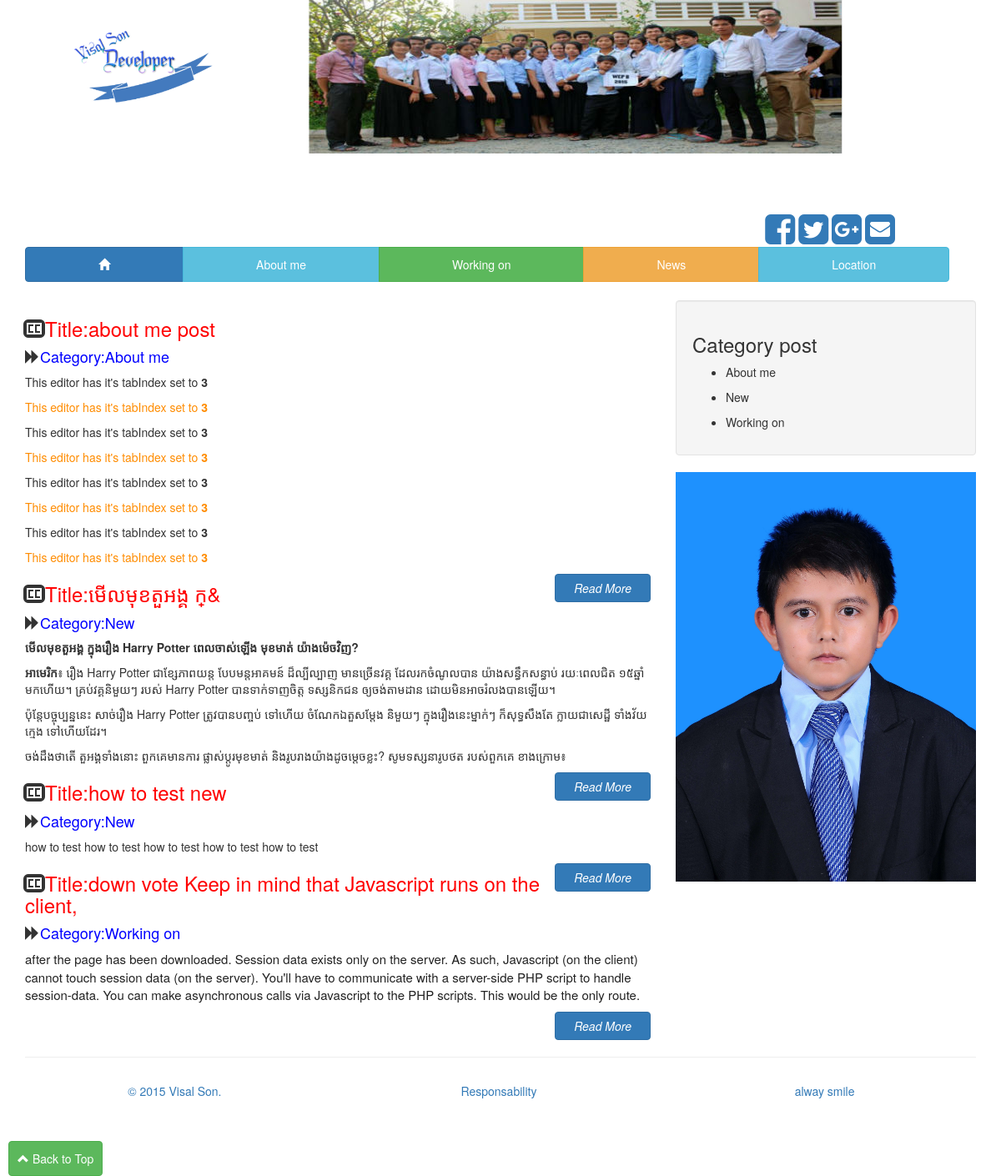
The page / on the database its author committed.
### tables this page shows
CREATE TABLE IF NOT EXISTS `tb_information` (
  `id` int(11) NOT NULL AUTO_INCREMENT,
  `title` varchar(100) NOT NULL,
  `text_user` varchar(10000) NOT NULL,
  `category` varchar(100) NOT NULL,
  PRIMARY KEY (`id`)
);

### index.php (the view, shortened to what this page needs)
<!DOCTYPE html>
<html>
<head>
	<link rel="stylesheet" href="http://maxcdn.bootstrapcdn.com/bootstrap/3.3.4/css/bootstrap.min.css">
  <link href="//maxcdn.bootstrapcdn.com/font-awesome/4.2.0/css/font-awesome.min.css" rel="stylesheet">
</head>
<body>
<div class="col-md-12">
    <div style=" display:inline;">
              <img src="img/logo2.png" alt="your logo" id="logo"/>
                <img src="img/banner.jpg" alt="PHOTOYOU " id="banner"/>
    	 <div class="text-center center-block" style="float:right;margin-right:112px;margin-top:70px;">
                    <a href="https://www.facebook.com/bootsnipp"><i id="social" class="fa fa-facebook-square fa-3x social-fb"></i></a>
                  <a href="https://twitter.com/bootsnipp"><i id="social" class="fa fa-twitter-square fa-3x social-tw"></i></a>
                  <a href="https://plus.google.com/+Bootsnipp-page"><i id="social" class="fa fa-google-plus-square fa-3x social-gp"></i></a>
                  <a href="mailto:bootsnipp@gmail.com"><i id="social" class="fa fa-envelope-square fa-3x social-em"></i></a>
    </div>
    </div><br/><br/><br/>
    	<div class="container" id="row_menu">
        <div class="row" id="row">
          <div class="col-md-12">
            <div class="btn-group btn-breadcrumb" id="menurow">
                <a href="index.php" class="btn btn-primary"><i class="glyphicon glyphicon-home"></i></a>
                <a href="#" class="btn btn-info" id="aboutme" >About me</a>
                <a href="#" class="btn btn-success" id="workingon">Working on</a>
                <a href="#" class="btn btn-warning" id="news">News</a>
                <a href="#" class="btn btn-info" id="news">Location</a>
            </div>
            </div>
    	</div><br/>
      	<div   id="data_aboutme" class="col-md-8">
         </div>
         <div   id="data_workingon" class="col-md-8">
         </div>
     <?php
      $servername = "localhost";
      $username = "root";
      $password = "123";
      $database="app_login";
    $conn = mysqli_connect($servername, $username, $password,$database);
    if ($conn->connect_error) {
        die("Connection failed: " . $conn->connect_error);
    }else{
        $querys="select * from tb_information order by category asc ";
          $result = mysqli_query($conn, $querys);
            if ($result) {?>
            <div class="row" >
            <div class="col-md-8" id="home">
             <div >
             <?php foreach ($result as $key ) { ?>
                          <h3><i class="glyphicon glyphicon-subtitles"></i><span style="color:red;">Title:<?php echo $key['title'];?></h3></span>
                          <h4><span class="glyphicon glyphicon-forward"></span><span style="color:blue;">Category:<?php echo $key['category']?></h4></span>
                           <?php $text_user=$key['text_user'];
                                    echo $text_user;
                           ;?>
                           <div>
                           <i class="btn btn-primary" style="float:right;">
                              <a href="#" style="color:#fff; text-decoration:none;">Read More</a>
                           </i>
                           </div>
                      <?php } ?>
                       </div>
                     </div>
       <?php }else {
              echo"can not insert data";
            }
      }
      ?>
      <div class="col-md-4">
      <div class="well">
                  <?php
                    $servername = "localhost";
                    $username = "root";
                    $password = "123";
                    $database="app_login";
                  $conn = mysqli_connect($servername, $username, $password,$database);
                  if ($conn->connect_error) {
                      die("Connection failed: " . $conn->connect_error);
                  }else{
                      $sql="SELECT DISTINCT category FROM tb_information";
                      $result = mysqli_query($conn, $sql);
                      if($result){
                        echo "<h3>Category post</h3>";
                        foreach ($result as $key ) {?>
                              <ul>
                                <li><?php echo $key['category']?></li>
                              </ul>
                            <?php
                        }
                      }else{
                        echo "can not select category";
                      }
                  }
                  ?>
              </div>
                  <img src="img/myphotos.jpg" alt="myphoto" class="myphoto"/>
              </div>
              </div >
              <span id="top-link-block" class="hidden">
                <a href="#top" class="btn btn-success" onclick="$('html,body').animate({scrollTop:0},'slow');return false;" >
                    <i class="glyphicon glyphicon-chevron-up"></i> Back to Top
                </a>
            </span>
      <hr>
        <div class="row">
            <div class="col-lg-12">
                <ul class="nav nav-pills nav-justified">
                    <li><a href="#">© 2015 Visal Son.</a></li>
                    <li><a href="#">Responsability</a></li>
                    <li><a href="#">alway smile</a></li>
                </ul>
            </div>
        </div>
    </div>
    </div>
</body>
</html>

### index.php (style rules this page uses)
#row_menu a { padding: 10px; }
#row div a { padding-left: 87px; padding-right: 87px; }
#top-link-block.affix-top { position: absolute; bottom: -82px; left: 10px; }
#banner { max-width:100%; height:auto; }
#logo { max-width:100%; height:auto; width:350px; }
.myphoto { max-width:100%; height:auto; width:360px; }

### rows shown on the page
tb_information: title "about me post", category "About me", text_user "This editor has it's tabIndex set to 3 This editor has it's tabIndex set to 3 This editor has it's tabIndex set to 3 This editor has it's tabIndex set to 3 This editor has it's tabIndex set to 3 This editor has it's tabIndex set to 3 This editor has it's tabIndex set to 3 This editor has it's tabIndex set to 3"
tb_information: title "មើលមុខតួអង្គ ក្&", category "New", text_user "មើលមុខតួអង្គ ក្នុងរឿង Harry Potter ពេលចាស់ឡើង មុខមាត់ យ៉ាងម៉េចវិញ? អាមេរិក ៖ រឿង Harry Potter ជាខ្សែភាពយន្ត បែបមន្តអាគមន៍ ដ៏ល្បីល្បាញ មានច្រើនវគ្គ ដែលរកចំណូលបាន យ៉ាងសន្ធឹកសន្ធាប់ រយៈពេលជិត ១៥ឆ្នាំ មកហើយ។ គ្រប់វគ្គនិមួយៗ របស់ Harry Potter បានទាក់ទាញចិត្ត ទស្សនិកជន ឲ្យចង់តាមដាន ដោយមិនអាចរំលងបានឡើយ។ ប៉ុន្តែបច្ចុប្បន្ននេះ សាច់រឿង Harry Potter ត្រូវបានបញ្ចប់ ទៅហើយ ចំណែកឯតួសម្តែង និមួយៗ ក្នុងរឿងនេះម្នាក់ៗ ក៏សុទ្ធសឹងតែ ក្លាយជាសេដ្ឋី ទាំងវ័យក្មេង ទៅហើយដែរ។ ចង់ដឹងថាតើ តួអង្គទាំងនោះ ពួកគេមានការ ផ្លាស់ប្តូរមុខមាត់ និងរូបរាងយ៉ាងដូចម្តេចខ្លះ? សូមទស្សនារូបថត របស់ពួកគេ ខាងក្រោម៖"
tb_information: title "how to test new", category "New", text_user "how to test how to test how to test how to test how to test"
tb_information: title "down vote Keep in mind that Javascript runs on the client,", category "Working on", text_user "after the page has been downloaded. Session data exists only on the server. As such, Javascript (on the client) cannot touch session data (on the server). You'll have to communicate with a server-side PHP script to handle session-data. You can make asynchronous calls via Javascript to the PHP scripts. This would be the only route."

### other values the page prints
$key['category'] "About me"
$key['category'] "New"
$key['category'] "Working on"
